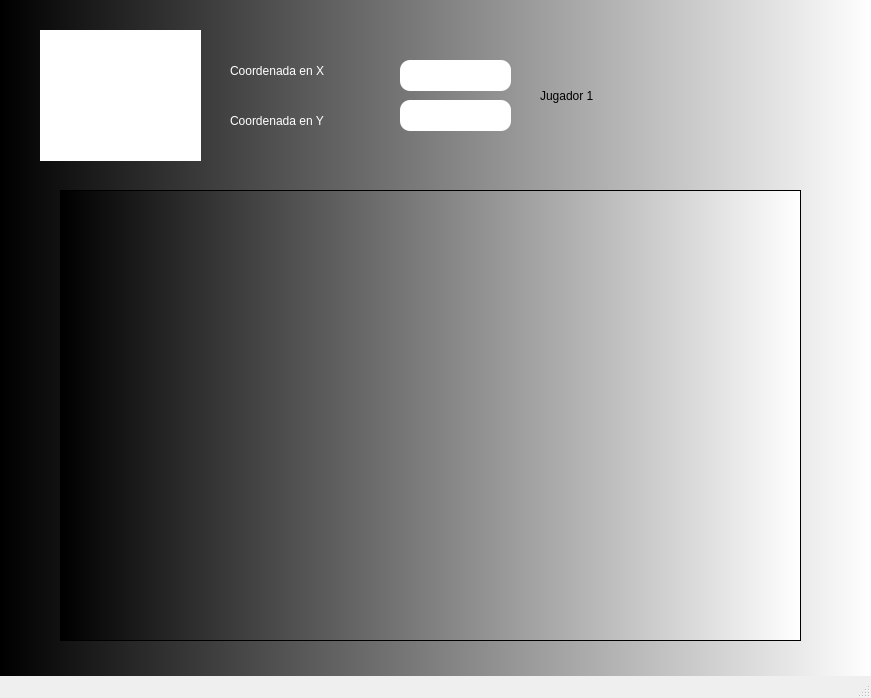
<?xml version="1.0" encoding="UTF-8"?>
<ui version="4.0">
 <class>MainWindow</class>
 <widget class="QMainWindow" name="MainWindow">
  <property name="geometry">
   <rect>
    <x>0</x>
    <y>0</y>
    <width>871</width>
    <height>698</height>
   </rect>
  </property>
  <property name="windowTitle">
   <string>MainWindow</string>
  </property>
  <property name="styleSheet">
   <string notr="true">QWidget#centralwidget{
background-color: qlineargradient(spread:pad, x1:0, y1:0, x2:1, y2:0, stop:0 rgba(0, 0, 0, 255), stop:1 rgba(255, 255, 255, 255));}</string>
  </property>
  <widget class="QWidget" name="centralwidget">
   <widget class="QLabel" name="label_4">
    <property name="geometry">
     <rect>
      <x>40</x>
      <y>30</y>
      <width>161</width>
      <height>131</height>
     </rect>
    </property>
    <property name="styleSheet">
     <string notr="true">background-color: rgb(255, 255, 255);</string>
    </property>
    <property name="text">
     <string/>
    </property>
    <property name="pixmap">
     <pixmap>../Imagenes/1.png</pixmap>
    </property>
    <property name="scaledContents">
     <bool>true</bool>
    </property>
   </widget>
   <widget class="QScrollArea" name="scrollArea">
    <property name="geometry">
     <rect>
      <x>60</x>
      <y>190</y>
      <width>741</width>
      <height>451</height>
     </rect>
    </property>
    <property name="styleSheet">
     <string notr="true">background-color: qlineargradient(spread:pad, x1:0, y1:0, x2:1, y2:0, stop:0 rgba(0, 0, 0, 255), stop:1 rgba(255, 255, 255, 255))</string>
    </property>
    <property name="widgetResizable">
     <bool>true</bool>
    </property>
    <widget class="QWidget" name="scrollAreaWidgetContents">
     <property name="geometry">
      <rect>
       <x>0</x>
       <y>0</y>
       <width>739</width>
       <height>449</height>
      </rect>
     </property>
    </widget>
   </widget>
   <widget class="QLabel" name="label_5">
    <property name="geometry">
     <rect>
      <x>230</x>
      <y>60</y>
      <width>161</width>
      <height>21</height>
     </rect>
    </property>
    <property name="styleSheet">
     <string notr="true">font: 87 12pt &quot;Arial Black&quot;;
color: rgb(255, 255, 255);</string>
    </property>
    <property name="text">
     <string>Coordenada en X</string>
    </property>
   </widget>
   <widget class="QLabel" name="label_6">
    <property name="geometry">
     <rect>
      <x>230</x>
      <y>110</y>
      <width>161</width>
      <height>21</height>
     </rect>
    </property>
    <property name="styleSheet">
     <string notr="true">font: 87 12pt &quot;Arial Black&quot;;
color: rgb(255, 255, 255);</string>
    </property>
    <property name="text">
     <string>Coordenada en Y</string>
    </property>
   </widget>
   <widget class="QLineEdit" name="lineEdit">
    <property name="geometry">
     <rect>
      <x>400</x>
      <y>60</y>
      <width>111</width>
      <height>31</height>
     </rect>
    </property>
    <property name="styleSheet">
     <string notr="true">border-radius:10px;</string>
    </property>
   </widget>
   <widget class="QLineEdit" name="lineEdit_2">
    <property name="geometry">
     <rect>
      <x>400</x>
      <y>100</y>
      <width>111</width>
      <height>31</height>
     </rect>
    </property>
    <property name="styleSheet">
     <string notr="true">border-radius:10px;</string>
    </property>
   </widget>
   <widget class="QLabel" name="label">
    <property name="geometry">
     <rect>
      <x>540</x>
      <y>50</y>
      <width>291</width>
      <height>91</height>
     </rect>
    </property>
    <property name="styleSheet">
     <string notr="true">font: 87 40pt &quot;Arial Black&quot;;</string>
    </property>
    <property name="text">
     <string>Jugador 1</string>
    </property>
   </widget>
  </widget>
  <widget class="QMenuBar" name="menubar">
   <property name="geometry">
    <rect>
     <x>0</x>
     <y>0</y>
     <width>871</width>
     <height>21</height>
    </rect>
   </property>
  </widget>
  <widget class="QStatusBar" name="statusbar"/>
 </widget>
 <resources/>
 <connections/>
</ui>
